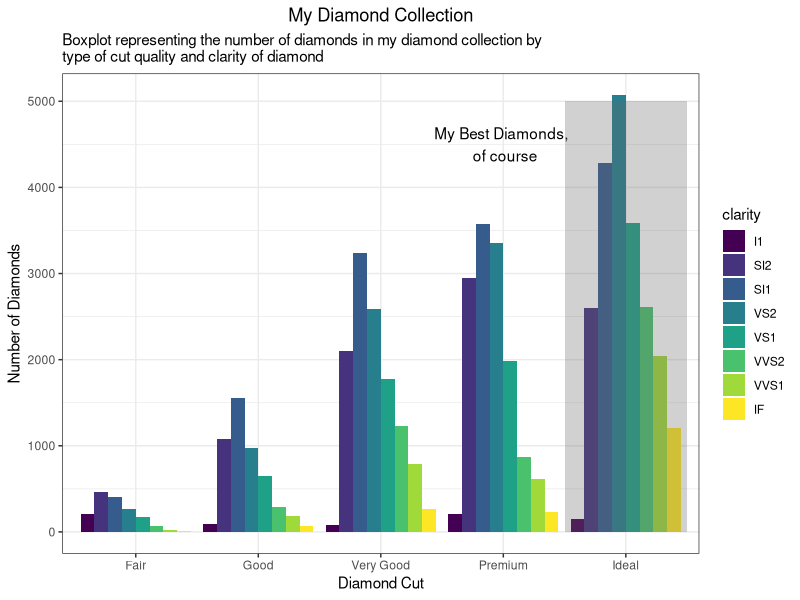

Write R code to recreate this figure. (Note: this script raises an error after producing the figure.)
## ---- chunk 1
knitr::opts_chunk$set(echo = FALSE)
## ---- chunk 2
library("ggplot2")
library("magrittr") #so I can do some piping
data("diamonds")
data("mpg")
data("iris")
theme_set(theme_bw()) #I'll give you this one, you can set the theme individually for graphs
#or you can set the theme for all the graphs using theme_set()
#theme_bw() is best theme (IMO)

#for graph 3:
library("ggrepel")


## ---- chunk 3

#hint think about the *position* the bars are in...
## ---- chunk 4

data("diamonds")

diamonds %>% 
  ggplot(mapping = aes(x = cut, fill = clarity)) +
  geom_bar(position = position_dodge(width = 0.9)) +
  labs(
      title = "My Diamond Collection",
      subtitle = "Boxplot representing the number of diamonds in my diamond collection by \ntype of cut quality and clarity of diamond",
      x = "Diamond Cut",
      y = "Number of Diamonds"
  ) +
  theme(plot.title = element_text(hjust = 0.5)) +
  annotate("text", x = "Premium", y = 4500, label = "My Best Diamonds, \n of course") +
  annotate ("rect", xmin = 4.5, xmax = 5.5, ymin = 0, ymax = 5000, hjust = "Ideal", fill = "grey40", alpha = 0.3)

## ---- chunk 5
data("iris")

## ---- chunk 6
data("iris")

arrange(iris, Species)

iris %>% 
  ggplot(mapping = aes(x = Sepal.Length, y = Petal.Length, color = Species)) +
  geom_point() +
  geom_smooth(method= lm, se = F, color = "black") +
  facet_wrap(~ Species, scales = "free_y")

## ---- chunk 7
data("mpg")
corvette <- mpg[mpg$model == "corvette",]
#install
require("ggrepel") #useful for making text annotations better, hint hint
set.seed(42)
## ---- chunk 8

#Defining a new data frame that includes only the data for corvettes, and has "corvette" replaced with "Corvette".

a <- replace((mpg %>% filter(model=="corvette")), (mpg %>% filter(model=="corvette")) == "corvette", "Corvette")

ggplot(mpg, aes(x=displ, y=hwy)) +
  geom_point() +
  
  geom_point(data=(mpg %>% filter(model=="corvette")), aes(x=displ, y=hwy), color = "blue") +
  xlim(1,8) +
  
  #Initially tried to use: geom_text(data=(a %>% filter(model=="Corvette")), aes(label=paste(model, "," , year)), color = "black", nudge_x=0.2, nudge_y=-2), but that would only let me move the labels by the same amount in x and y directions, so I decided to switch to annotate, since there were only 5 labels to add (not that much work really).
  
  annotate("text", x = 6.35, y = 22, label = "Corvette, 1999") +
  annotate("text", x = 7.7, y = 23, label = "Corvette, 2008") +
  annotate("text", x = 6.85, y = 25, label = "Corvette, 2008") +
  annotate("text", x = 6.95, y = 27, label = "Corvette, 2008") +
  annotate("text", x = 5.7, y = 27, label = "Corvette, 1999") +
  annotate("segment", x = 6.22, xend = 6.36, y = 26.15, yend = 26.8, colour = "black", size = 0.4) +
  
  labs(
    title="Corvettes are a bit of an outlier"
  )  




## ---- chunk 9
data(mpg)

#hint for the coloring, colorbrewer and you can set palette colors and make your graphs colorblind friendly
library(RColorBrewer)
display.brewer.all(colorblindFriendly = T) #take a look at the colorblindfriendly options
## ---- chunk 10
